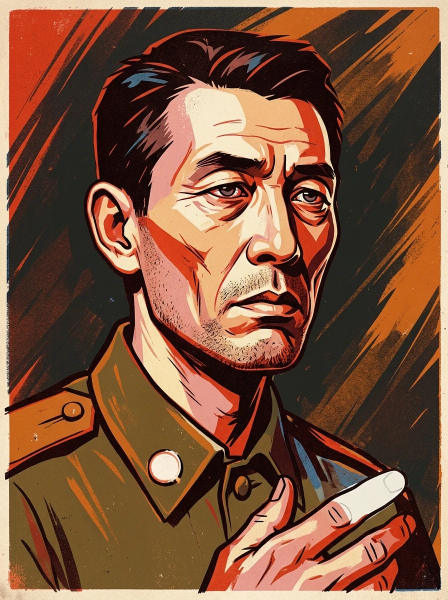
#> input picture godot/art/portraits/hero.webp, 896 x 1200 px (shown at 1/2 size); its folder holds 4 pictures in this run
$ python tone_preview.py
#> lines starting #> are read from the running program, lines starting #| are printed output that depends on the picture
"""초상화 '물감 방울' 미리보기. godot/shaders/portrait.gdshader와 같은 공식이다.

그림 전체를 흑백으로 바꾸고, SPOTS에 적은 자리(손·소품·얼굴 근처)에만
물감을 떨어뜨린 것처럼 원래 색이 돌아온다. 창백 노출이 쌓이면 방울이 줄어든다.

    python3 tools/tone_preview.py [출력.jpg] [id ...]
위치를 바꾸려면 SPOTS와 godot/scripts/main.gd의 PORTRAITS를 함께 고친다.
좌표는 그림 기준 0~1 (x: 왼→오, y: 위→아래), r은 그림 너비 대비 반지름.
"""
import os
import sys

import numpy as np
from PIL import Image

ROOT = os.path.dirname(os.path.dirname(os.path.abspath(__file__)))
P = os.path.join(ROOT, "godot", "art", "portraits")

# id: [(x, y, r), ...]  최대 4개
SPOTS = {
    "hero": [(0.60, 0.42, 0.09), (0.86, 0.80, 0.09)],
    "park": [(0.94, 0.89, 0.12), (0.30, 0.50, 0.15), (0.56, 0.50, 0.08)],
    "myeongsu": [(0.08, 0.34, 0.11), (0.56, 0.46, 0.10), (0.78, 0.70, 0.08)],
    "oh": [(0.80, 0.64, 0.16), (0.52, 0.49, 0.09), (0.88, 0.28, 0.07)],
    "cat": [(0.80, 0.86, 0.17), (0.52, 0.48, 0.10)],
    "mun": [(0.68, 0.53, 0.13), (0.50, 0.31, 0.09), (0.62, 0.11, 0.06)],
    "yoon": [(0.76, 0.65, 0.07), (0.50, 0.27, 0.11), (0.65, 0.73, 0.06)],
    "cheol": [(0.42, 0.51, 0.15), (0.72, 0.68, 0.12), (0.50, 0.28, 0.08)],
    "kimsh": [(0.88, 0.36, 0.07), (0.54, 0.30, 0.07), (0.52, 0.48, 0.11), (0.40, 0.80, 0.10)],
    "leader_portrait": [(0.18, 0.20, 0.14), (0.86, 0.24, 0.12), (0.20, 0.80, 0.12), (0.84, 0.82, 0.14)],
}
PAPER = np.array([0.93, 0.91, 0.86])
INK = np.array([0.10, 0.09, 0.08])


def hash1(x):
    return np.modf(np.sin(x * 127.1 + 311.7) * 43758.5453)[0] % 1.0


def angle_noise(a, seed):
    """각도에 대한 매끈한 잡음: 방울 가장자리를 울퉁불퉁하게."""
    v = 0.0
    for k, amp in ((3, 0.5), (7, 0.3), (13, 0.2)):
        v = v + amp * np.sin(a * k + hash1(seed + k) * 6.283)
    return v


def spot_mask(u, v, aspect, x, y, r, seed, pale):
    r = r * (1.0 - 0.7 * pale)
    dx = (u - x) * aspect
    dy = v - y
    dy = np.where(dy > 0, dy * 0.8, dy)           # 아래로 살짝 흘러내림
    d = np.sqrt(dx * dx + dy * dy) / max(r, 1e-4)
    a = np.arctan2(dy, dx)
    edge = 1.0 + 0.18 * angle_noise(a, seed)
    m = np.clip((edge - d) / 0.06, 0, 1)
    for i in range(6):                             # 주변에 튄 작은 방울
        ang = hash1(seed * 7 + i) * 6.283
        dist = r * (1.2 + 0.5 * hash1(seed * 3 + i))
        rad = r * (0.05 + 0.08 * hash1(seed * 5 + i))
        sx, sy = np.cos(ang) * dist, np.sin(ang) * dist
        dd = np.sqrt((dx - sx) ** 2 + (dy - sy) ** 2)
        m = np.maximum(m, np.clip((rad - dd) / (rad * 0.3), 0, 1))
    return m


def tone(img, spots, pale=0.0):
    a = np.asarray(img.convert("RGB")) / 255.0
    h, w, _ = a.shape
    v, u = np.mgrid[0:h, 0:w]
    u, v = u / w, v / h
    aspect = w / h
    l = a @ np.array([0.299, 0.587, 0.114])
    l = np.clip((l - 0.5) * 1.15 + 0.5, 0, 1)[..., None]
    gray = INK + (PAPER - INK) * l
    m = np.zeros((h, w))
    for i, (x, y, r) in enumerate(spots):
        m = np.maximum(m, spot_mask(u, v, aspect, x, y, r * aspect, i + 1, pale))
    m = m[..., None]
    return gray * (1 - m) + a * m


def main():
    out = sys.argv[1] if len(sys.argv) > 1 else "tone_sheet.jpg"
    W, H = 300, 402
    tiles = []
    only = sys.argv[2:]
    for k, spots in SPOTS.items():
        if only and k not in only:
            continue
        im = Image.open(os.path.join(P, k + ".webp")).convert("RGB").resize((W, H))
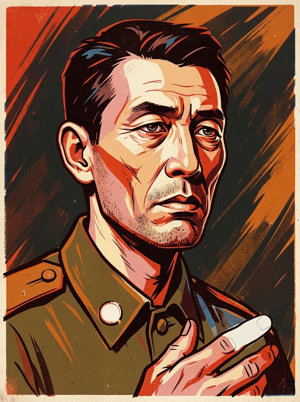
#> im: PIL image 300x402 RGB; mean R, G, B 124.4, 83.4, 60.3
        tiles.append(im)
        for pale in (0.0, 0.6):
            tiles.append(Image.fromarray((np.clip(tone(im, spots, pale), 0, 1) * 255).astype(np.uint8)))
#> this loop made 2 passes
#> pass 1, in tone, `l = a @ np.array([0.299, 0.587, 0.114])`:
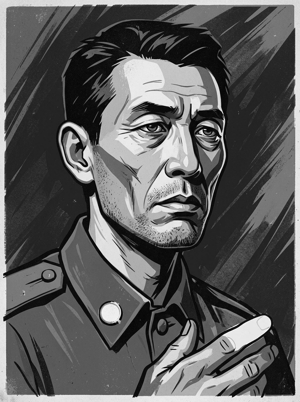
#> l: shape (402, 300) float64; min 0, max 0.982, mean 0.365
#> after the loop, tiles = 3 items
    sheet = Image.new("RGB", (W * 3, H * (len(tiles) // 3)), "black")
    for i, t in enumerate(tiles):
        sheet.paste(t, ((i % 3) * W, (i // 3) * H))
    sheet.save(out, quality=85)
    print(out)


if __name__ == "__main__":
#> (the run stopped early here; a loop or call above may not have finished)
